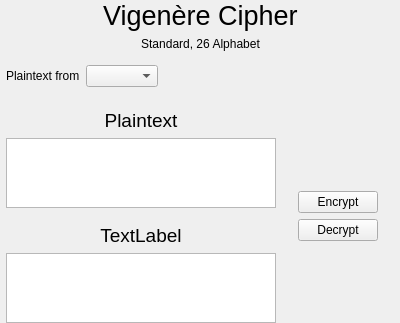
<?xml version="1.0" encoding="UTF-8"?>
<ui version="4.0">
 <class>VigenereStandardWidget</class>
 <widget class="QWidget" name="VigenereStandardWidget">
  <property name="geometry">
   <rect>
    <x>0</x>
    <y>0</y>
    <width>400</width>
    <height>300</height>
   </rect>
  </property>
  <property name="windowTitle">
   <string>Form</string>
  </property>
  <layout class="QVBoxLayout" name="verticalLayout_2">
   <property name="spacing">
    <number>6</number>
   </property>
   <property name="leftMargin">
    <number>6</number>
   </property>
   <property name="topMargin">
    <number>0</number>
   </property>
   <property name="rightMargin">
    <number>6</number>
   </property>
   <property name="bottomMargin">
    <number>0</number>
   </property>
   <item>
    <layout class="QHBoxLayout" name="horizontalLayout_2">
     <property name="sizeConstraint">
      <enum>QLayout::SetFixedSize</enum>
     </property>
     <property name="bottomMargin">
      <number>8</number>
     </property>
     <item>
      <spacer name="horizontalSpacer">
       <property name="orientation">
        <enum>Qt::Horizontal</enum>
       </property>
       <property name="sizeHint" stdset="0">
        <size>
         <width>40</width>
         <height>20</height>
        </size>
       </property>
      </spacer>
     </item>
     <item>
      <layout class="QVBoxLayout" name="verticalLayout_3">
       <property name="sizeConstraint">
        <enum>QLayout::SetFixedSize</enum>
       </property>
       <item>
        <widget class="QLabel" name="label">
         <property name="sizePolicy">
          <sizepolicy hsizetype="Preferred" vsizetype="Fixed">
           <horstretch>0</horstretch>
           <verstretch>0</verstretch>
          </sizepolicy>
         </property>
         <property name="font">
          <font>
           <pointsize>20</pointsize>
          </font>
         </property>
         <property name="text">
          <string>Vigenère Cipher</string>
         </property>
        </widget>
       </item>
       <item>
        <widget class="QLabel" name="label_2">
         <property name="sizePolicy">
          <sizepolicy hsizetype="Preferred" vsizetype="Fixed">
           <horstretch>0</horstretch>
           <verstretch>0</verstretch>
          </sizepolicy>
         </property>
         <property name="text">
          <string>Standard, 26 Alphabet</string>
         </property>
         <property name="alignment">
          <set>Qt::AlignCenter</set>
         </property>
        </widget>
       </item>
      </layout>
     </item>
     <item>
      <spacer name="horizontalSpacer_2">
       <property name="orientation">
        <enum>Qt::Horizontal</enum>
       </property>
       <property name="sizeHint" stdset="0">
        <size>
         <width>40</width>
         <height>20</height>
        </size>
       </property>
      </spacer>
     </item>
    </layout>
   </item>
   <item>
    <layout class="QFormLayout" name="formLayout_2">
     <property name="sizeConstraint">
      <enum>QLayout::SetMaximumSize</enum>
     </property>
     <item row="0" column="0">
      <widget class="QLabel" name="label_3">
       <property name="sizePolicy">
        <sizepolicy hsizetype="Preferred" vsizetype="Preferred">
         <horstretch>0</horstretch>
         <verstretch>0</verstretch>
        </sizepolicy>
       </property>
       <property name="text">
        <string>Plaintext from</string>
       </property>
      </widget>
     </item>
     <item row="0" column="1">
      <widget class="QComboBox" name="comboBox">
       <property name="sizePolicy">
        <sizepolicy hsizetype="Fixed" vsizetype="Preferred">
         <horstretch>0</horstretch>
         <verstretch>0</verstretch>
        </sizepolicy>
       </property>
      </widget>
     </item>
    </layout>
   </item>
   <item>
    <layout class="QHBoxLayout" name="horizontalLayout_3">
     <property name="topMargin">
      <number>16</number>
     </property>
     <item>
      <layout class="QVBoxLayout" name="verticalLayout_6">
       <item>
        <widget class="QLabel" name="label_4">
         <property name="font">
          <font>
           <pointsize>14</pointsize>
          </font>
         </property>
         <property name="text">
          <string>Plaintext</string>
         </property>
         <property name="alignment">
          <set>Qt::AlignCenter</set>
         </property>
        </widget>
       </item>
       <item>
        <widget class="QPlainTextEdit" name="plainTextEdit"/>
       </item>
       <item>
        <spacer name="verticalSpacer_3">
         <property name="orientation">
          <enum>Qt::Vertical</enum>
         </property>
         <property name="sizeType">
          <enum>QSizePolicy::Fixed</enum>
         </property>
         <property name="sizeHint" stdset="0">
          <size>
           <width>0</width>
           <height>10</height>
          </size>
         </property>
        </spacer>
       </item>
       <item>
        <widget class="QLabel" name="label_5">
         <property name="font">
          <font>
           <pointsize>14</pointsize>
          </font>
         </property>
         <property name="text">
          <string>TextLabel</string>
         </property>
         <property name="alignment">
          <set>Qt::AlignCenter</set>
         </property>
         <property name="margin">
          <number>0</number>
         </property>
        </widget>
       </item>
       <item>
        <widget class="QPlainTextEdit" name="plainTextEdit_2"/>
       </item>
      </layout>
     </item>
     <item>
      <layout class="QVBoxLayout" name="verticalLayout_8" stretch="0,0,0,0">
       <property name="leftMargin">
        <number>16</number>
       </property>
       <property name="rightMargin">
        <number>16</number>
       </property>
       <item>
        <spacer name="verticalSpacer">
         <property name="orientation">
          <enum>Qt::Vertical</enum>
         </property>
         <property name="sizeHint" stdset="0">
          <size>
           <width>20</width>
           <height>40</height>
          </size>
         </property>
        </spacer>
       </item>
       <item>
        <widget class="QPushButton" name="pushButton">
         <property name="text">
          <string>Encrypt</string>
         </property>
        </widget>
       </item>
       <item>
        <widget class="QPushButton" name="pushButton_2">
         <property name="text">
          <string>Decrypt</string>
         </property>
        </widget>
       </item>
       <item>
        <spacer name="verticalSpacer_2">
         <property name="orientation">
          <enum>Qt::Vertical</enum>
         </property>
         <property name="sizeHint" stdset="0">
          <size>
           <width>20</width>
           <height>40</height>
          </size>
         </property>
        </spacer>
       </item>
      </layout>
     </item>
    </layout>
   </item>
  </layout>
 </widget>
 <resources/>
 <connections/>
</ui>
